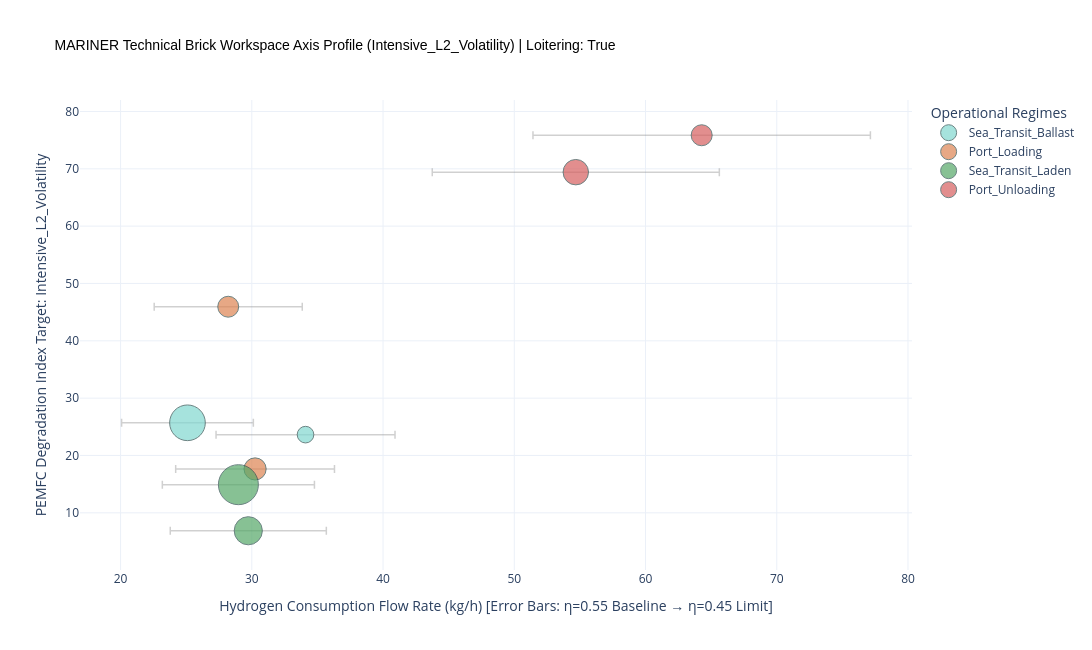

The notebook cell this image was saved under:
### Code cell
plotter = VesselVisualizer(processed_df1) # (Passes structural check, can plot master_registry directly)
interactive_plot = plotter.plot_brick_space(master_registry,
                                            # y_axis_metric='Intensive_L1_Power',
                                            include_loitering=True
                                            )
interactive_plot.show()

### Figure 1 — Plotly figure (JSON) as saved in the notebook; plotly's stock layout.template omitted (floating-point values rounded to 4 significant figures)
{"data": [{"error_x": {"array": [5.02, 6.819], "arrayminus": [0.0, 0.0], "color": "rgba(120,120,120,0.35)", "symmetric": true, "thickness": 1.5, "type": "data", "width": 4}, "hoverinfo": "text", "marker": {"color": "#81D8D0", "line": {"color": "DarkSlateGrey", "width": 1}, "size": [96.92, 21.08], "sizemin": 6, "sizemode": "area", "sizeref": 0.1523, "symbol": "circle"}, "mode": "markers", "name": "Sea_Transit_Ballast", "text": ["<b>Phase Block: Sea_Transit_Ballast</b><br>File Origin: Rotherhithe_179.csv<br>Loitering Handling: With_Loitering<br>Start Timestamp: 2025-12-22 10:50<br>Total Duration: 96.92 h<br>Mean Power Demand: 413.9 kW<br>-----------------------------------<br>H2 Consumption Rate: [22.59 - 27.61] kg/h<br>Total H2 Consumption: [2189.1 - 2675.6] kg<br>-----------------------------------<br>Intensive L1 Power Index (kW): 413.94<br>Intensive L2 Volatility Index (kW^2/h): 25.70", "<b>Phase Block: Sea_Transit_Ballast</b><br>File Origin: Wembley_236.csv<br>Loitering Handling: With_Loitering<br>Start Timestamp: 2026-01-23 16:20<br>Total Duration: 21.08 h<br>Mean Power Demand: 562.3 kW<br>-----------------------------------<br>H2 Consumption Rate: [30.68 - 37.50] kg/h<br>Total H2 Consumption: [646.9 - 790.7] kg<br>-----------------------------------<br>Intensive L1 Power Index (kW): 562.30<br>Intensive L2 Volatility Index (kW^2/h): 23.64"], "type": "scatter", "x": [25.1, 34.09], "y": [25.7, 23.64]}, {"error_x": {"array": [5.641, 6.05], "arrayminus": [0.0, 0.0], "color": "rgba(120,120,120,0.35)", "symmetric": true, "thickness": 1.5, "type": "data", "width": 4}, "hoverinfo": "text", "marker": {"color": "#DD8452", "line": {"color": "DarkSlateGrey", "width": 1}, "size": [33.42, 37.33], "sizemin": 6, "sizemode": "area", "sizeref": 0.1523, "symbol": "circle"}, "mode": "markers", "name": "Port_Loading", "text": ["<b>Phase Block: Port_Loading</b><br>File Origin: Rotherhithe_179.csv<br>Start Timestamp: 2025-12-26 11:45<br>Total Duration: 33.42 h<br>Mean Power Demand: 465.2 kW<br>-----------------------------------<br>H2 Consumption Rate: [25.38 - 31.02] kg/h<br>Total H2 Consumption: [848.2 - 1036.7] kg<br>-----------------------------------<br>Intensive L1 Power Index (kW): 465.16<br>Intensive L2 Volatility Index (kW^2/h): 45.95", "<b>Phase Block: Port_Loading</b><br>File Origin: Wembley_236.csv<br>Start Timestamp: 2026-01-24 13:25<br>Total Duration: 37.33 h<br>Mean Power Demand: 498.9 kW<br>-----------------------------------<br>H2 Consumption Rate: [27.22 - 33.27] kg/h<br>Total H2 Consumption: [1016.4 - 1242.2] kg<br>-----------------------------------<br>Intensive L1 Power Index (kW): 498.91<br>Intensive L2 Volatility Index (kW^2/h): 17.65"], "type": "scatter", "x": [28.2, 30.25], "y": [45.95, 17.65]}, {"error_x": {"array": [5.946, 5.795], "arrayminus": [0.0, 0.0], "color": "rgba(120,120,120,0.35)", "symmetric": true, "thickness": 1.5, "type": "data", "width": 4}, "hoverinfo": "text", "marker": {"color": "#55A868", "line": {"color": "DarkSlateGrey", "width": 1}, "size": [60.42, 121.8], "sizemin": 6, "sizemode": "area", "sizeref": 0.1523, "symbol": "circle"}, "mode": "markers", "name": "Sea_Transit_Laden", "text": ["<b>Phase Block: Sea_Transit_Laden</b><br>File Origin: Rotherhithe_179.csv<br>Loitering Handling: With_Loitering<br>Start Timestamp: 2025-12-27 21:10<br>Total Duration: 60.42 h<br>Mean Power Demand: 490.4 kW<br>-----------------------------------<br>H2 Consumption Rate: [26.76 - 32.70] kg/h<br>Total H2 Consumption: [1616.6 - 1975.9] kg<br>-----------------------------------<br>Intensive L1 Power Index (kW): 490.37<br>Intensive L2 Volatility Index (kW^2/h): 6.87", "<b>Phase Block: Sea_Transit_Laden</b><br>File Origin: Wembley_236.csv<br>Loitering Handling: With_Loitering<br>Start Timestamp: 2026-01-26 02:45<br>Total Duration: 121.83 h<br>Mean Power Demand: 477.9 kW<br>-----------------------------------<br>H2 Consumption Rate: [26.08 - 31.87] kg/h<br>Total H2 Consumption: [3177.3 - 3883.4] kg<br>-----------------------------------<br>Intensive L1 Power Index (kW): 477.93<br>Intensive L2 Volatility Index (kW^2/h): 14.91"], "type": "scatter", "x": [29.73, 28.98], "y": [6.874, 14.91]}, {"error_x": {"array": [12.86, 10.94], "arrayminus": [0.0, 0.0], "color": "rgba(120,120,120,0.35)", "symmetric": true, "thickness": 1.5, "type": "data", "width": 4}, "hoverinfo": "text", "marker": {"color": "#D65F5F", "line": {"color": "DarkSlateGrey", "width": 1}, "size": [33.67, 49.25], "sizemin": 6, "sizemode": "area", "sizeref": 0.1523, "symbol": "circle"}, "mode": "markers", "name": "Port_Unloading", "text": ["<b>Phase Block: Port_Unloading</b><br>File Origin: Rotherhithe_179.csv<br>Start Timestamp: 2025-12-30 09:35<br>Total Duration: 33.67 h<br>Mean Power Demand: 1060.2 kW<br>-----------------------------------<br>H2 Consumption Rate: [57.85 - 70.71] kg/h<br>Total H2 Consumption: [1947.7 - 2380.5] kg<br>-----------------------------------<br>Intensive L1 Power Index (kW): 1060.19<br>Intensive L2 Volatility Index (kW^2/h): 75.85", "<b>Phase Block: Port_Unloading</b><br>File Origin: Wembley_236.csv<br>Start Timestamp: 2026-01-31 04:35<br>Total Duration: 49.25 h<br>Mean Power Demand: 902.0 kW<br>-----------------------------------<br>H2 Consumption Rate: [49.22 - 60.16] kg/h<br>Total H2 Consumption: [2424.0 - 2962.6] kg<br>-----------------------------------<br>Intensive L1 Power Index (kW): 901.97<br>Intensive L2 Volatility Index (kW^2/h): 69.42"], "type": "scatter", "x": [64.28, 54.69], "y": [75.85, 69.42]}], "layout": {"height": 650, "hovermode": "closest", "legend": {"title": {"text": "Operational Regimes"}}, "title": {"font": {"color": "black", "family": "Arial", "size": 14}, "text": "MARINER Technical Brick Workspace Axis Profile (Intensive_L2_Volatility) | Loitering: True"}, "width": 1100, "xaxis": {"title": {"text": "Hydrogen Consumption Flow Rate (kg/h) [Error Bars: η=0.55 Baseline → η=0.45 Limit]"}}, "yaxis": {"title": {"text": "PEMFC Degradation Index Target: Intensive_L2_Volatility"}}}}
